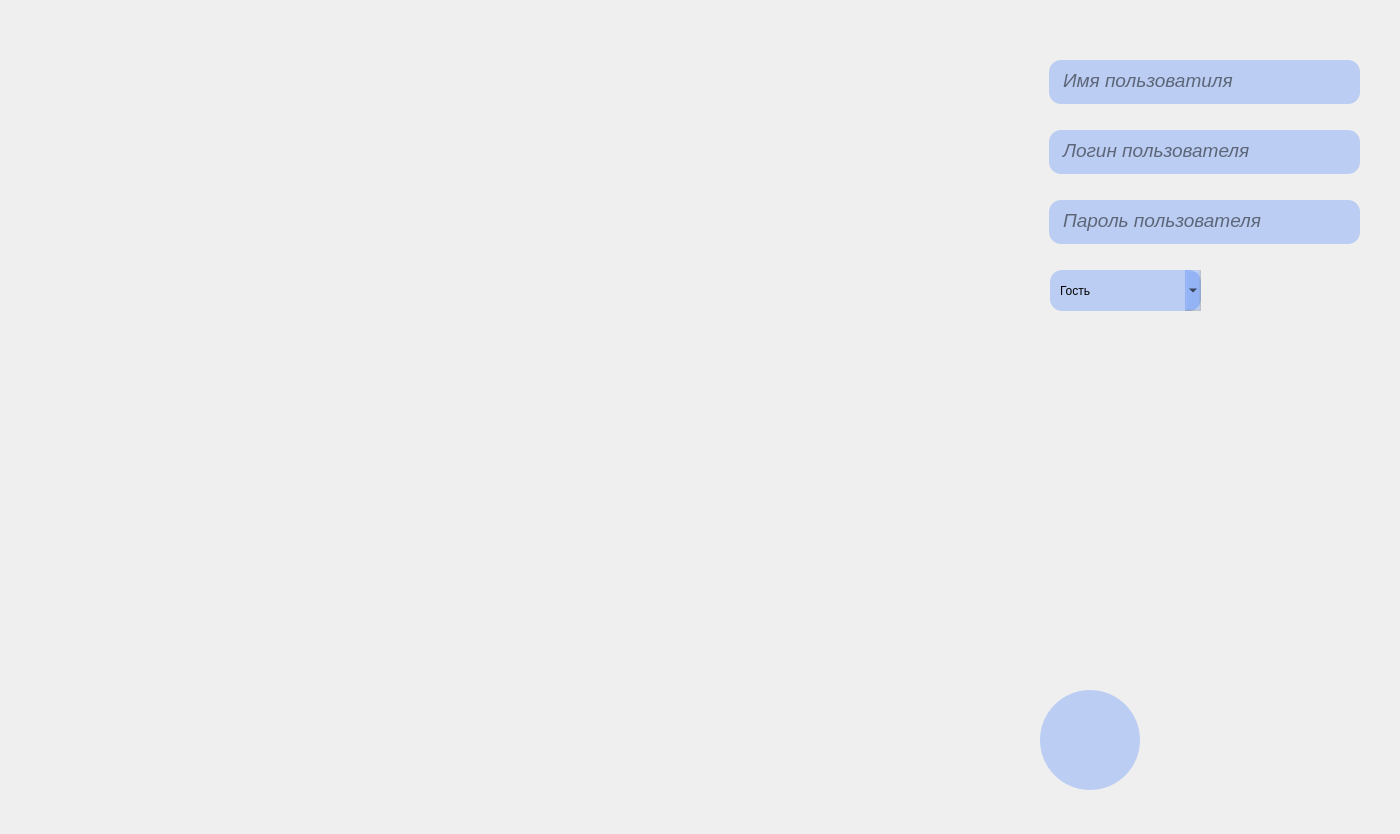
<?xml version="1.0" encoding="UTF-8"?>
<ui version="4.0">
 <class>Users</class>
 <widget class="QWidget" name="Users">
  <property name="geometry">
   <rect>
    <x>0</x>
    <y>0</y>
    <width>1400</width>
    <height>834</height>
   </rect>
  </property>
  <property name="windowTitle">
   <string>Widget</string>
  </property>
  <widget class="QScrollArea" name="scrollArea">
   <property name="geometry">
    <rect>
     <x>0</x>
     <y>0</y>
     <width>1000</width>
     <height>870</height>
    </rect>
   </property>
   <property name="maximumSize">
    <size>
     <width>1000</width>
     <height>16777215</height>
    </size>
   </property>
   <property name="styleSheet">
    <string notr="true">QScrollArea {
    border: none;
    background: transparent;
}

QScrollBar:vertical {
    width: 10px;
    background: #2c2c2c;
}

QScrollBar::handle:vertical {
    background: #606060;
    border-radius: 5px;
}

QScrollBar::add-line:vertical, QScrollBar::sub-line:vertical {
    background: none;
}
QScrollBar:horizontal {
    height: 10px;
    background: #2c2c2c;
}

QScrollBar::handle:horizontal {
    background: #606060;
    border-radius: 5px;
}</string>
   </property>
   <property name="widgetResizable">
    <bool>true</bool>
   </property>
   <widget class="QWidget" name="scrollAreaWidgetContents">
    <property name="geometry">
     <rect>
      <x>0</x>
      <y>0</y>
      <width>1000</width>
      <height>870</height>
     </rect>
    </property>
   </widget>
  </widget>
  <widget class="QPushButton" name="createButton">
   <property name="geometry">
    <rect>
     <x>1040</x>
     <y>690</y>
     <width>100</width>
     <height>100</height>
    </rect>
   </property>
   <property name="cursor">
    <cursorShape>PointingHandCursor</cursorShape>
   </property>
   <property name="toolTip">
    <string>&lt;html&gt;&lt;head/&gt;&lt;body&gt;&lt;p align=&quot;justify&quot;&gt;Создать новноваго пользоватиля&lt;/p&gt;&lt;/body&gt;&lt;/html&gt;</string>
   </property>
   <property name="whatsThis">
    <string>&lt;html&gt;&lt;head/&gt;&lt;body&gt;&lt;p&gt;&lt;span style=&quot; font-size:12pt;&quot;&gt;Создать новый документ&lt;/span&gt;&lt;/p&gt;&lt;/body&gt;&lt;/html&gt;</string>
   </property>
   <property name="styleSheet">
    <string notr="true">border-radius: 50%;
background-color: rgba(0, 85, 255, 55);</string>
   </property>
   <property name="text">
    <string/>
   </property>
   <property name="icon">
    <iconset theme="QIcon::ThemeIcon::UserAvailable"/>
   </property>
   <property name="iconSize">
    <size>
     <width>50</width>
     <height>50</height>
    </size>
   </property>
  </widget>
  <widget class="QTextEdit" name="nameTextEdit">
   <property name="geometry">
    <rect>
     <x>1049</x>
     <y>60</y>
     <width>311</width>
     <height>44</height>
    </rect>
   </property>
   <property name="maximumSize">
    <size>
     <width>320</width>
     <height>44</height>
    </size>
   </property>
   <property name="font">
    <font>
     <pointsize>14</pointsize>
     <italic>true</italic>
    </font>
   </property>
   <property name="cursor" stdset="0">
    <cursorShape>ArrowCursor</cursorShape>
   </property>
   <property name="styleSheet">
    <string notr="true">border-radius: 12px;
background-color: rgba(0, 85, 255, 55);
padding-top:5px;
padding-left:10px;</string>
   </property>
   <property name="acceptRichText">
    <bool>false</bool>
   </property>
   <property name="placeholderText">
    <string>Имя пользоватиля</string>
   </property>
  </widget>
  <widget class="QTextEdit" name="LoginTextEdit">
   <property name="geometry">
    <rect>
     <x>1049</x>
     <y>130</y>
     <width>311</width>
     <height>44</height>
    </rect>
   </property>
   <property name="maximumSize">
    <size>
     <width>320</width>
     <height>44</height>
    </size>
   </property>
   <property name="font">
    <font>
     <pointsize>14</pointsize>
     <italic>true</italic>
    </font>
   </property>
   <property name="toolTip">
    <string>&lt;html&gt;&lt;head/&gt;&lt;body&gt;&lt;p&gt;&lt;br/&gt;&lt;/p&gt;&lt;/body&gt;&lt;/html&gt;</string>
   </property>
   <property name="whatsThis">
    <string>&lt;html&gt;&lt;head/&gt;&lt;body&gt;&lt;p&gt;;;&lt;/p&gt;&lt;/body&gt;&lt;/html&gt;</string>
   </property>
   <property name="styleSheet">
    <string notr="true">border-radius: 12px;
background-color: rgba(0, 85, 255, 55);
padding-top:5px;
padding-left:10px</string>
   </property>
   <property name="html">
    <string>&lt;!DOCTYPE HTML PUBLIC &quot;-//W3C//DTD HTML 4.0//EN&quot; &quot;http://www.w3.org/TR/REC-html40/strict.dtd&quot;&gt;
&lt;html&gt;&lt;head&gt;&lt;meta name=&quot;qrichtext&quot; content=&quot;1&quot; /&gt;&lt;meta charset=&quot;utf-8&quot; /&gt;&lt;style type=&quot;text/css&quot;&gt;
p, li { white-space: pre-wrap; }
hr { height: 1px; border-width: 0; }
li.unchecked::marker { content: &quot;\2610&quot;; }
li.checked::marker { content: &quot;\2612&quot;; }
&lt;/style&gt;&lt;/head&gt;&lt;body style=&quot; font-family:'Noto Sans'; font-size:14pt; font-weight:400; font-style:italic;&quot;&gt;
&lt;p style=&quot;-qt-paragraph-type:empty; margin-top:0px; margin-bottom:0px; margin-left:0px; margin-right:0px; -qt-block-indent:0; text-indent:0px;&quot;&gt;&lt;br /&gt;&lt;/p&gt;&lt;/body&gt;&lt;/html&gt;</string>
   </property>
   <property name="placeholderText">
    <string>Логин пользователя</string>
   </property>
  </widget>
  <widget class="QComboBox" name="comboBox">
   <property name="geometry">
    <rect>
     <x>1050</x>
     <y>270</y>
     <width>151</width>
     <height>41</height>
    </rect>
   </property>
   <property name="styleSheet">
    <string notr="true">border-radius: 12px;
background-color: rgba(0, 85, 255, 55);
padding-left:10px</string>
   </property>
   <item>
    <property name="text">
     <string>Гость</string>
    </property>
   </item>
   <item>
    <property name="text">
     <string>Admin</string>
    </property>
   </item>
   <item>
    <property name="text">
     <string>User</string>
    </property>
   </item>
  </widget>
  <widget class="QTextEdit" name="PasswordTextEdit">
   <property name="geometry">
    <rect>
     <x>1049</x>
     <y>200</y>
     <width>311</width>
     <height>44</height>
    </rect>
   </property>
   <property name="maximumSize">
    <size>
     <width>320</width>
     <height>44</height>
    </size>
   </property>
   <property name="font">
    <font>
     <pointsize>14</pointsize>
     <italic>true</italic>
    </font>
   </property>
   <property name="toolTip">
    <string>&lt;html&gt;&lt;head/&gt;&lt;body&gt;&lt;p&gt;&lt;br/&gt;&lt;/p&gt;&lt;/body&gt;&lt;/html&gt;</string>
   </property>
   <property name="whatsThis">
    <string>&lt;html&gt;&lt;head/&gt;&lt;body&gt;&lt;p&gt;;;&lt;/p&gt;&lt;/body&gt;&lt;/html&gt;</string>
   </property>
   <property name="styleSheet">
    <string notr="true">border-radius: 12px;
background-color: rgba(0, 85, 255, 55);
padding-top:5px;
padding-left:10px</string>
   </property>
   <property name="html">
    <string>&lt;!DOCTYPE HTML PUBLIC &quot;-//W3C//DTD HTML 4.0//EN&quot; &quot;http://www.w3.org/TR/REC-html40/strict.dtd&quot;&gt;
&lt;html&gt;&lt;head&gt;&lt;meta name=&quot;qrichtext&quot; content=&quot;1&quot; /&gt;&lt;meta charset=&quot;utf-8&quot; /&gt;&lt;style type=&quot;text/css&quot;&gt;
p, li { white-space: pre-wrap; }
hr { height: 1px; border-width: 0; }
li.unchecked::marker { content: &quot;\2610&quot;; }
li.checked::marker { content: &quot;\2612&quot;; }
&lt;/style&gt;&lt;/head&gt;&lt;body style=&quot; font-family:'Noto Sans'; font-size:14pt; font-weight:400; font-style:italic;&quot;&gt;
&lt;p style=&quot;-qt-paragraph-type:empty; margin-top:0px; margin-bottom:0px; margin-left:0px; margin-right:0px; -qt-block-indent:0; text-indent:0px;&quot;&gt;&lt;br /&gt;&lt;/p&gt;&lt;/body&gt;&lt;/html&gt;</string>
   </property>
   <property name="placeholderText">
    <string>Пароль пользователя</string>
   </property>
  </widget>
 </widget>
 <resources/>
 <connections/>
</ui>
